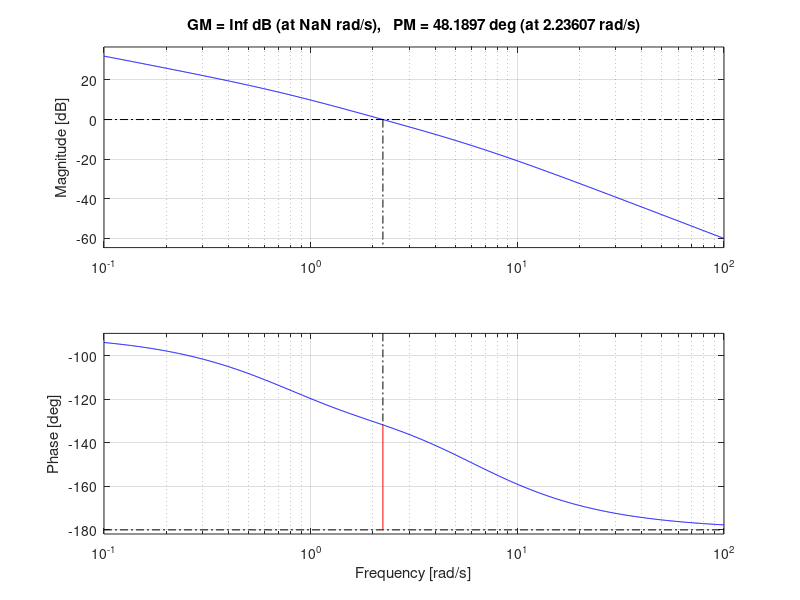

This chart was generated by the following MATLAB code:
n1 = 10;
d1 = [1 6 5 0];   % s(s+1)(s+5) = s^3 + 6s^2 + 5s
n2 = 10;
d2 = conv([1 10], [1 6 5 0]);  
n3 = [10 20];  
d3 = [1 6 5 0];
n = {n1, n2, n3}; 
d = {d1, d2, d3};
titles = {
    'Bode Plot of Original System : 10 / [s (s+1) (s+5)]',
    'Bode Plot with Addition of Pole : 10 / [s (s+1) (s+5) (s+10)]',
    'Bode Plot with Addition of Zero : 10 (s+2) / [s (s+1) (s+5)]'
};
numSys = length(n);  
for i = 1:numSys
    subplot(1, numSys, i);
    margin(tf(n{i}, d{i}));
    
end
